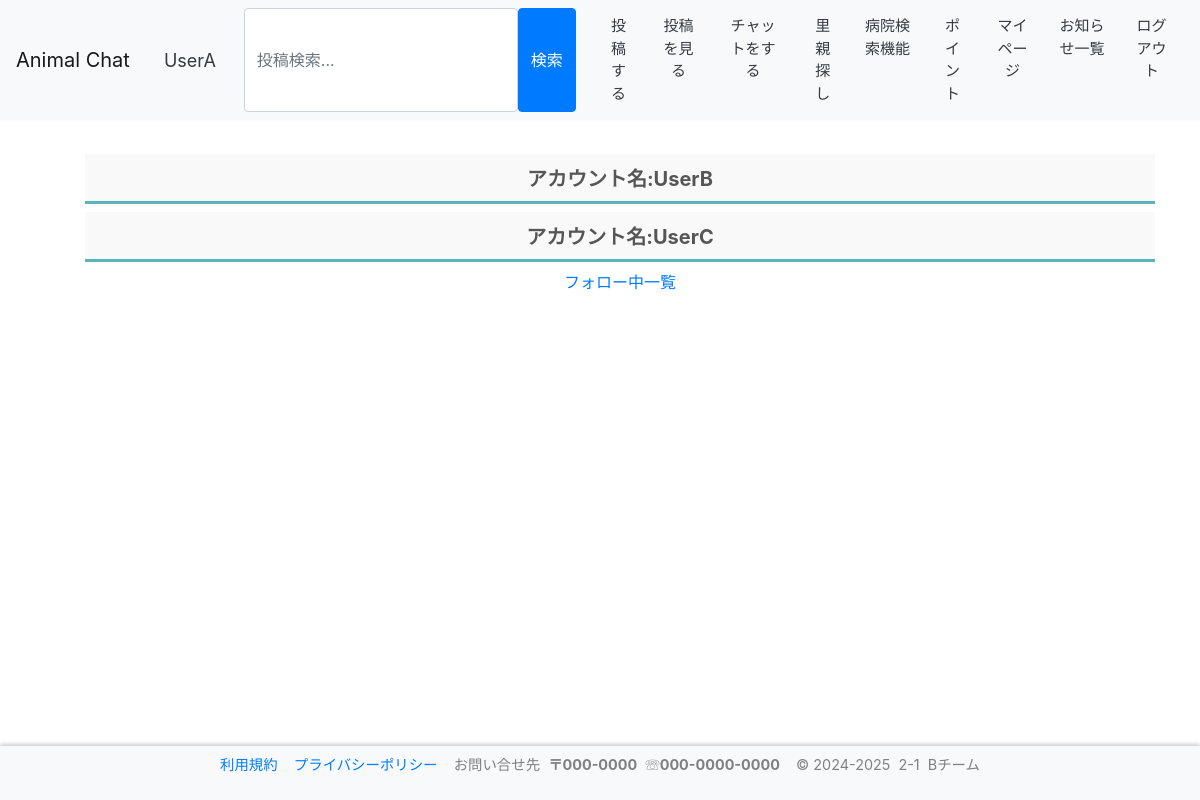
Before: /contents/mypage/follower/ (signed in) with the older database file.
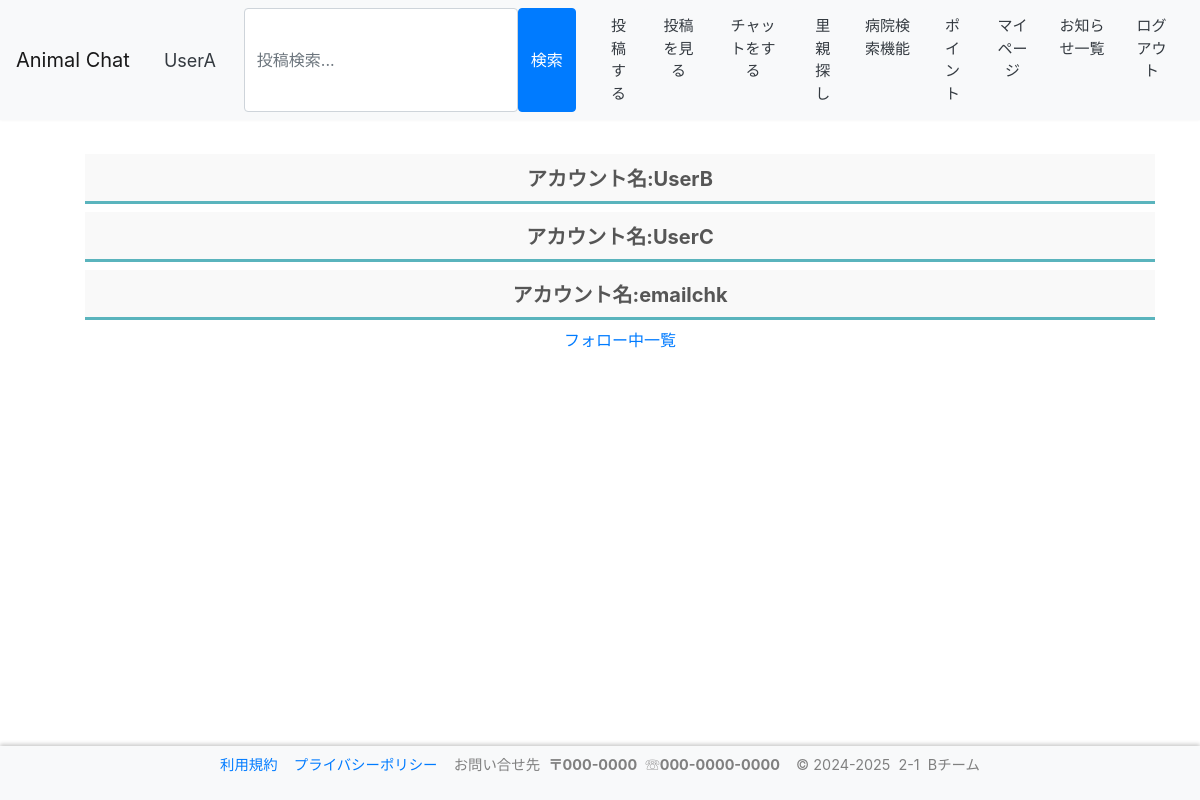
After: the same page with the newer database file.
### contents/models.py (models this page shows)
class FollowList(models.Model):
    id = models.AutoField(primary_key=True)
    follow = models.IntegerField(
        gettext_lazy("アカウントID"),
        null=False,
    )
    follow_name = models.CharField(
        gettext_lazy("アカウント名"),
        null=False,
        max_length=128,
        default='',
        blank=True,
    )
    follow_er = models.IntegerField(
        gettext_lazy("アカウントID"),
        null=False,
    )
    follow_er_name = models.CharField(
        gettext_lazy("アカウント名"),
        null=False,
        max_length=128,
        default='',
        blank=True,
    )

### contents/views.py (the view)
# urls.py: path('mypage/follower/',views.Follow_erView.as_view(), name='follow_er'),
class Follow_erView(ListView):
    template_name = "contents/follower_list.html"
    model = FollowList
    paginate_by = 10
    context_object_name = "erlist"
    def get_queryset(self):
        user = self.request.user
        queryset = FollowList.objects.filter(follow_er=user.id)
        return queryset

### accounts/models.py (called while the page is built)
    def __str__(self):
        return self.__unicode__()

    def __unicode__(self):
        return self.screen_name or self.email

### templates/contents/follower_list.html (shortened to what this page needs)
{% extends "base.html" %}
{% load static %}
{% block content %}
<br>
<ul>
    <h3 style="text-align:center;">フォロワー一覧</h3>
    <br>
    {% for data in erlist %}
    <label class="tab_item2" for="programming">アカウント名:{{ data.follow_name }}</label>
    <br>
    {% endfor %}
    <br>
    <a href="{% url 'contents:follow' %}" class="btn btn-link btn-block" target="_self">フォロー中一覧</a>
</ul>
{% endblock %}

Changed rows visible on the page:
added FollowList: follow_name "emailchk"
